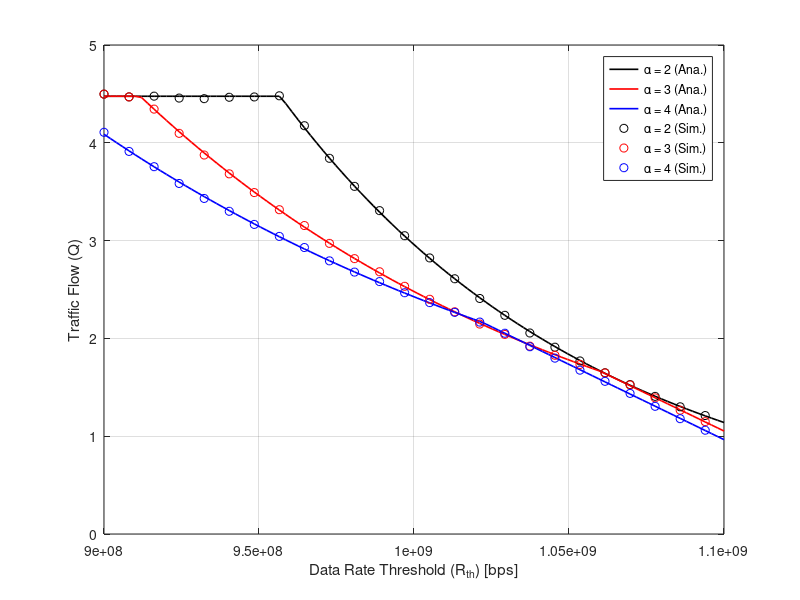

Here is the MATLAB script that generated this plot:
clc;
clear all;
close all;

% System Parameters
V_max = 30; % m/s
%R_thr = 1*10^10; % B/s
% R_th = 1*10^9;

R_th = linspace(0.9*10^9, 1.1*10^9); 
W_c = 40*10^6; % Hz
P_R = 1; % Watts
mu_max = 0.45; % Max BS intensity
h_d = 1/(mu_max*V_max); % Normalized handover rate
l = 1;
%l = [0.001, 0.005, 0.01, 0.015]; % CAV safety distances (km)
epsilon = 0.0015; % Crash probability
lambda_bar = 1;
lambda = 1/lambda_bar;
%lambda = linspace(l, 5); % CAV average spacing
tau = 0.0002; % Processing time
 
% SNR parameters
alpha = [2, 3, 4]; % path loss exponent
G_tx = 1; % Gain at transmitter
G_rx = 1; % Gain at reciever
c = 3*10^8; % m/s
f_R = 2.1*10^9; % Hz
%NP=(10)^-23; % watts/m^2
NP=W_c*273*1.38*(10)^-23; % watts/m^2
gamma_R = G_tx*G_rx*(c/(4*pi*f_R))^2;
gamma_bar = (gamma_R.*P_R)/NP;

% Optimal BS intensity
% mu1 = (1/2).*(nthroot((2.^((sqrt(R_th).*sqrt(R_th+4.*W_c.*alpha(1))+R_th)./(2.*W_c)))./(gamma_bar), alpha(1))); 
% mu_hat2 = (1/2).*(nthroot((2.^((sqrt(R_th).*sqrt(R_th+4.*W_c.*alpha(2))+R_th)./(2.*W_c)))./(gamma_bar), alpha(2))); 
% mu_hat3 = (1/2).*(nthroot((2.^((sqrt(R_th).*sqrt(R_th+4.*W_c.*alpha(3))+R_th)./(2.*W_c)))./(gamma_bar), alpha(3)));
mu_hat1 = (1/(2*gamma_bar^(1/alpha(1)))).*(2.^((sqrt(R_th).*sqrt(R_th+4.*W_c.*alpha(1))+R_th)./(2.*W_c))).^(1/alpha(1)); 
mu_hat2 = (1/(2*gamma_bar^(1/alpha(2)))).*(2.^((sqrt(R_th).*sqrt(R_th+4.*W_c.*alpha(2))+R_th)./(2.*W_c))).^(1/alpha(2)); 
mu_hat3 = (1/(2*gamma_bar^(1/alpha(3)))).*(2.^((sqrt(R_th).*sqrt(R_th+4.*W_c.*alpha(3))+R_th)./(2.*W_c))).^(1/alpha(3));

mu_data1 = (1./(2.*gamma_bar.^(1./alpha(1))))*nthroot((2.^(R_th./W_c)-1), alpha(1));
mu_data2 = (1./(2.*gamma_bar.^(1./alpha(2))))*nthroot((2.^(R_th./W_c)-1), alpha(2));
mu_data3 = (1./(2.*gamma_bar.^(1./alpha(3))))*nthroot((2.^(R_th./W_c)-1), alpha(3));

mu_opt1 = zeros(1, length(R_th));
mu_opt2 = zeros(1, length(R_th));
mu_opt3 = zeros(1, length(R_th));

flag1 = zeros(1, length(R_th));
flag2 = zeros(1, length(R_th));
flag3 = zeros(1, length(R_th));
for k=1:length(R_th)
    if mu_hat1(k) < mu_data1(k)
       flag1(k) = 1;
    elseif mu_hat1(k) > mu_max
       mu_opt1(k) = mu_max;  
    else
        mu_opt1(k) = mu_hat1(k);
    end
    if mu_hat2(k) < mu_data2(k)
       flag2(k) = 1;
    elseif mu_hat2(k) > mu_max
       mu_opt2(k) = mu_max;
    else
        mu_opt2(k) = mu_hat2(k);
    end
    if mu_hat3(k) < mu_data3(k)
       flag3(k) = 1;
    elseif mu_hat3(k) > mu_max
       mu_opt3(k) = mu_max;
    else
         mu_opt3(k) = mu_hat3(k);
    end
end

% for i=1:length(R_th)
%     if mu_opt1(i) > mu_max
%        mu_opt1(i) = mu_max; 
%     end
%     if mu_opt2(i) > mu_max
%        mu_opt2(i) = mu_max; 
%     end
%     if mu_opt3(i) > mu_max
%        mu_opt3(i) = mu_max; 
%     end
% end


% mu4 = (1/2).*(nthroot((2.^((sqrt(R_thr).*sqrt(R_thr+4.*W_c.*alpha(4))+R_thr)./(2.*W_c)))./(gamma_bar), alpha(4)));
% mu = [mu1, mu2, mu3, mu4];
% Vector allocation
SNR1 = zeros(1, length(R_th));
SNR2 = zeros(1, length(R_th));
SNR3 = zeros(1, length(R_th));
% SNR4 = zeros(1, length(R_thr));

R_m1 = zeros(1, length(R_th));
R_m2 = zeros(1, length(R_th));
R_m3 = zeros(1, length(R_th));
% R_m4 = zeros(1, length(R_thr));

V_data1 = zeros(1, length(R_th));
V_data2 = zeros(1, length(R_th));
V_data3 = zeros(1, length(R_th));
% V_data4 = zeros(1, length(R_thr));

V_safe = zeros(1, length(R_th));

V_opt1 = zeros(1, length(R_th));
V_opt2 = zeros(1, length(R_th));
V_opt3 = zeros(1, length(R_th));
% V4 = zeros(1, length(R_thr));
for j = 1:length(R_th)
        V_safe(j) = -lambda_bar*log(1-epsilon)/(tau);
        if mu_opt1(j) > 0
            SNR1(j) = (gamma_R.*P_R.*((2.*mu_opt1(j))).^(alpha(1)))./NP;
            R_m1(j) = W_c*log2(1 + SNR1(j));
            V_data1(j) = (1/(h_d*mu_opt1(j)))*(1 - (R_th(j)./R_m1(j)));
            V_opt1(j) = min([V_safe(j) V_max max(V_data1(j), 0)]);
        else
            V_opt1(j) = 0;
        end
        
        if mu_opt2(j) > 0
            SNR2(j) = (gamma_R.*P_R.*((2.*mu_opt2(j))).^(alpha(2)))./NP;
            R_m2(j) = W_c*log2(1 + SNR2(j));
            V_data2(j) = (1/(h_d*mu_opt2(j)))*(1 - (R_th(j)./R_m2(j)));
            V_opt2(j) = min([V_safe(j) V_max max(V_data2(j), 0)]);
        else
            V_opt2(j) = 0;
        end
        
        if mu_opt3(j) > 0
            SNR3(j) = (gamma_R.*P_R.*((2.*mu_opt3(j))).^(alpha(3)))./NP;
            R_m3(j) = W_c*log2(1 + SNR3(j));
            V_data3(j) = (1/(h_d*mu_opt3(j)))*(1 - (R_th(j)./R_m3(j)));
            V_opt3(j) = min([V_safe(j) V_max max(V_data3(j), 0)]);
        else
            V_opt3(j) = 0;
        end
        % Simulation
          pd = makedist('Exponential', 'mu', lambda_bar);
          t = truncate(pd,l,Inf);
          r = random(t, 10000, 1);
          Qsim1(j) = V_opt1(j).*mean(1./r);
          Qsim2(j) = V_opt2(j).*mean(1./r);
          Qsim3(j) = V_opt3(j).*mean(1./r);
                  
end

% Plots    
% subplot(1,2,1)
figure(1)
% Y = exp(l.*lambda).*gamma(l.*lambda).*gammainc(lambda,l.*lambda,'upper');
Y = exp(l.*lambda).*expint(l.*lambda);
Q1 = V_opt1.*lambda.*Y;
plot(R_th, Q1, 'k', 'LineWidth', 1.2);
hold on
% Y2 = exp(l(2).*lambda).*gammainc(lambda,l(2).*lambda,'upper');
Q2 = V_opt2.*lambda.*Y;
plot(R_th, Q2, 'r', 'LineWidth', 1.2);
hold on 
% Y3 = exp(l(3).*lambda).*gammainc(lambda,l(3).*lambda,'upper');
Q3 = V_opt3.*lambda.*Y;
plot(R_th, Q3, 'b', 'LineWidth', 1.2);
hold on;
plot(R_th(1:4:end), Qsim1(1:4:end), 'ko')
hold on;
plot(R_th(1:4:end), Qsim2(1:4:end), 'ro')
hold on;
plot(R_th(1:4:end), Qsim3(1:4:end), 'bo')
hold off;
grid on
xlabel('Data Rate Threshold (R_{th}) [bps]');
ylabel('Traffic Flow (Q)');
% title('Q vs. \lambda with Varying Data Rate Thresholds');
legend('\alpha = 2 (Ana.)', '\alpha = 3 (Ana.)', '\alpha = 4 (Ana.)', '\alpha = 2 (Sim.)', '\alpha = 3 (Sim.)', '\alpha = 4 (Sim.)');
% figure(2)
% arr1 = ones(1, length(R_thr));
% r = V1./exprnd(arr1)/V_max;
% [f, x] = hist(r);
% bar(x, f)

% subplot(1,2,2)
% plot(R_th, mu_opt1, 'LineWidth', 1.2)
% hold on
% plot(R_th, mu_opt2, 'LineWidth', 1.2)
% hold on;
% plot(R_th, mu_opt3, 'LineWidth', 1.2)
% hold off;
% ylabel('Optimal BS Density (\mu^*)')
% xlabel('Data Rate Threshold (R_{th})')
% legend('\alpha = 2', '\alpha = 3', '\alpha = 4');
% grid on;

% figure(3)
% plot(R_th, V_opt1, 'LineWidth', 1.2)
% hold on
% plot(R_th, V_opt2, 'LineWidth', 1.2)
% hold on;
% plot(R_th, V_opt3, 'LineWidth', 1.2)
% hold off;
% ylabel('V_{data})')
% xlabel('Data Rate Threshold (R_{th})')
% legend('\alpha = 2', '\alpha = 3', '\alpha = 4');
% grid on;

% figure(4)
% plot(R_th, Qsim1)